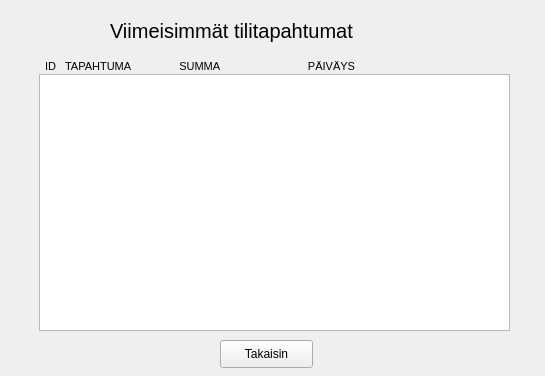
<?xml version="1.0" encoding="UTF-8"?>
<ui version="4.0">
 <class>tapahtumat</class>
 <widget class="QWidget" name="tapahtumat">
  <property name="geometry">
   <rect>
    <x>0</x>
    <y>0</y>
    <width>545</width>
    <height>376</height>
   </rect>
  </property>
  <property name="windowTitle">
   <string>Form</string>
  </property>
  <widget class="QPushButton" name="veks">
   <property name="geometry">
    <rect>
     <x>220</x>
     <y>340</y>
     <width>93</width>
     <height>28</height>
    </rect>
   </property>
   <property name="text">
    <string>Takaisin</string>
   </property>
  </widget>
  <widget class="QLabel" name="label">
   <property name="geometry">
    <rect>
     <x>110</x>
     <y>10</y>
     <width>321</width>
     <height>41</height>
    </rect>
   </property>
   <property name="font">
    <font>
     <pointsize>15</pointsize>
    </font>
   </property>
   <property name="text">
    <string>Viimeisimmät tilitapahtumat</string>
   </property>
  </widget>
  <widget class="QWidget" name="verticalLayoutWidget">
   <property name="geometry">
    <rect>
     <x>39</x>
     <y>60</y>
     <width>471</width>
     <height>271</height>
    </rect>
   </property>
   <layout class="QVBoxLayout" name="verticalLayout">
    <property name="spacing">
     <number>1</number>
    </property>
    <property name="topMargin">
     <number>0</number>
    </property>
    <item>
     <widget class="QLabel" name="label_2">
      <property name="enabled">
       <bool>true</bool>
      </property>
      <property name="minimumSize">
       <size>
        <width>0</width>
        <height>0</height>
       </size>
      </property>
      <property name="font">
       <font>
        <family>MS Shell Dlg 2</family>
        <pointsize>8</pointsize>
        <weight>50</weight>
        <bold>false</bold>
       </font>
      </property>
      <property name="text">
       <string>  ID   TAPAHTUMA                SUMMA                             PÄIVÄYS</string>
      </property>
     </widget>
    </item>
    <item>
     <widget class="QListWidget" name="listWidget"/>
    </item>
   </layout>
  </widget>
 </widget>
 <resources/>
 <connections/>
</ui>
